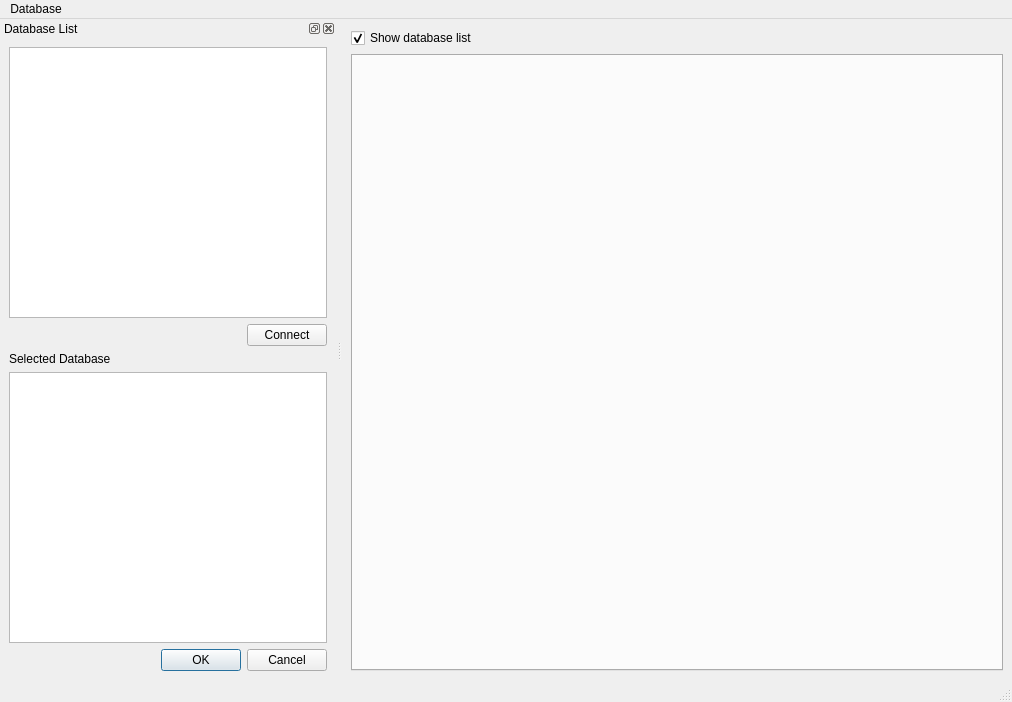
<?xml version="1.0" encoding="UTF-8"?>
<ui version="4.0">
 <class>MainWindow</class>
 <widget class="QMainWindow" name="MainWindow">
  <property name="geometry">
   <rect>
    <x>0</x>
    <y>0</y>
    <width>1012</width>
    <height>702</height>
   </rect>
  </property>
  <property name="windowTitle">
   <string>MainWindow</string>
  </property>
  <widget class="QWidget" name="centralwidget">
   <layout class="QHBoxLayout" name="horizontalLayout">
    <item>
     <layout class="QVBoxLayout" name="verticalLayout"/>
    </item>
    <item>
     <layout class="QVBoxLayout" name="verticalLayout_2">
      <item>
       <widget class="QCheckBox" name="checkBox">
        <property name="text">
         <string>Show database list</string>
        </property>
        <property name="checked">
         <bool>true</bool>
        </property>
       </widget>
      </item>
      <item>
       <widget class="OpenedDBList" name="opened">
        <property name="tabPosition">
         <enum>QTabWidget::West</enum>
        </property>
        <property name="tabShape">
         <enum>QTabWidget::Rounded</enum>
        </property>
        <property name="currentIndex">
         <number>-1</number>
        </property>
       </widget>
      </item>
     </layout>
    </item>
   </layout>
  </widget>
  <widget class="QMenuBar" name="menubar">
   <property name="geometry">
    <rect>
     <x>0</x>
     <y>0</y>
     <width>1012</width>
     <height>21</height>
    </rect>
   </property>
   <widget class="QMenu" name="menuDatabase">
    <property name="title">
     <string>Database</string>
    </property>
    <addaction name="actionNew_Database"/>
    <addaction name="separator"/>
    <addaction name="actionConnect_to_selected_database"/>
    <addaction name="actionCommit_and_disconnect"/>
   </widget>
   <addaction name="menuDatabase"/>
  </widget>
  <widget class="QStatusBar" name="statusbar"/>
  <widget class="QDockWidget" name="dockWidget">
   <property name="windowTitle">
    <string>Database List</string>
   </property>
   <attribute name="dockWidgetArea">
    <number>1</number>
   </attribute>
   <widget class="QWidget" name="wi_dock_dblist">
    <layout class="QGridLayout" name="gridLayout">
     <item row="0" column="0" colspan="2">
      <widget class="QListView" name="wi_dblist"/>
     </item>
     <item row="1" column="0">
      <spacer name="horizontalSpacer">
       <property name="orientation">
        <enum>Qt::Horizontal</enum>
       </property>
       <property name="sizeHint" stdset="0">
        <size>
         <width>232</width>
         <height>20</height>
        </size>
       </property>
      </spacer>
     </item>
     <item row="1" column="1">
      <widget class="QPushButton" name="wi_btn_connect">
       <property name="text">
        <string>Connect</string>
       </property>
      </widget>
     </item>
     <item row="3" column="0" colspan="2">
      <widget class="QTableView" name="wi_dbinfo">
       <property name="sizePolicy">
        <sizepolicy hsizetype="Expanding" vsizetype="Expanding">
         <horstretch>0</horstretch>
         <verstretch>0</verstretch>
        </sizepolicy>
       </property>
       <attribute name="horizontalHeaderStretchLastSection">
        <bool>true</bool>
       </attribute>
       <attribute name="verticalHeaderStretchLastSection">
        <bool>false</bool>
       </attribute>
       <attribute name="horizontalHeaderStretchLastSection">
        <bool>true</bool>
       </attribute>
       <attribute name="verticalHeaderStretchLastSection">
        <bool>false</bool>
       </attribute>
      </widget>
     </item>
     <item row="4" column="0" colspan="2">
      <widget class="QDialogButtonBox" name="buttonBox">
       <property name="standardButtons">
        <set>QDialogButtonBox::Cancel|QDialogButtonBox::Ok</set>
       </property>
      </widget>
     </item>
     <item row="2" column="0" colspan="2">
      <widget class="QLabel" name="label">
       <property name="text">
        <string>Selected Database</string>
       </property>
      </widget>
     </item>
    </layout>
   </widget>
  </widget>
  <action name="actionNew_Database">
   <property name="text">
    <string>New database connection...</string>
   </property>
  </action>
  <action name="actionConnect_to_selected_database">
   <property name="text">
    <string>Connect to selected database</string>
   </property>
  </action>
  <action name="actionCommit_and_disconnect">
   <property name="text">
    <string>Commit and disconnect</string>
   </property>
  </action>
 </widget>
 <customwidgets>
  <customwidget>
   <class>OpenedDBList</class>
   <extends>QTabWidget</extends>
   <header location="global">openeddblist.h</header>
   <container>1</container>
  </customwidget>
 </customwidgets>
 <resources/>
 <connections>
  <connection>
   <sender>checkBox</sender>
   <signal>clicked(bool)</signal>
   <receiver>dockWidget</receiver>
   <slot>setVisible(bool)</slot>
   <hints>
    <hint type="sourcelabel">
     <x>573</x>
     <y>46</y>
    </hint>
    <hint type="destinationlabel">
     <x>74</x>
     <y>31</y>
    </hint>
   </hints>
  </connection>
  <connection>
   <sender>dockWidget</sender>
   <signal>visibilityChanged(bool)</signal>
   <receiver>checkBox</receiver>
   <slot>setChecked(bool)</slot>
   <hints>
    <hint type="sourcelabel">
     <x>325</x>
     <y>80</y>
    </hint>
    <hint type="destinationlabel">
     <x>377</x>
     <y>43</y>
    </hint>
   </hints>
  </connection>
  <connection>
   <sender>wi_dblist</sender>
   <signal>doubleClicked(QModelIndex)</signal>
   <receiver>wi_btn_connect</receiver>
   <slot>click()</slot>
   <hints>
    <hint type="sourcelabel">
     <x>183</x>
     <y>233</y>
    </hint>
    <hint type="destinationlabel">
     <x>288</x>
     <y>341</y>
    </hint>
   </hints>
  </connection>
 </connections>
</ui>
